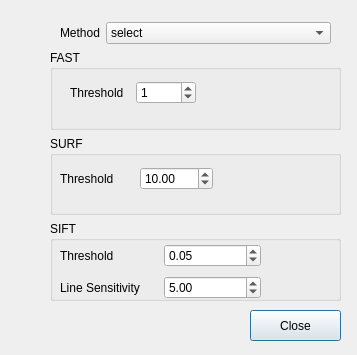
<?xml version="1.0" encoding="UTF-8"?>
<ui version="4.0">
 <class>FeaturesDialog</class>
 <widget class="QDialog" name="FeaturesDialog">
  <property name="geometry">
   <rect>
    <x>0</x>
    <y>0</y>
    <width>357</width>
    <height>355</height>
   </rect>
  </property>
  <property name="windowTitle">
   <string>Dialog</string>
  </property>
  <widget class="QPushButton" name="FeaturesCloseButton">
   <property name="geometry">
    <rect>
     <x>250</x>
     <y>310</y>
     <width>91</width>
     <height>31</height>
    </rect>
   </property>
   <property name="text">
    <string>Close</string>
   </property>
  </widget>
  <widget class="QWidget" name="layoutWidget">
   <property name="geometry">
    <rect>
     <x>50</x>
     <y>50</y>
     <width>291</width>
     <height>251</height>
    </rect>
   </property>
   <layout class="QGridLayout" name="gridLayout">
    <item row="0" column="0">
     <widget class="QGroupBox" name="groupBox_3">
      <property name="title">
       <string>FAST</string>
      </property>
      <widget class="QWidget" name="layoutWidget">
       <property name="geometry">
        <rect>
         <x>20</x>
         <y>30</y>
         <width>126</width>
         <height>26</height>
        </rect>
       </property>
       <layout class="QGridLayout" name="gridLayout_4">
        <item row="0" column="0">
         <widget class="QLabel" name="label">
          <property name="text">
           <string>Threshold</string>
          </property>
         </widget>
        </item>
        <item row="0" column="1">
         <widget class="QSpinBox" name="FastSpinBox">
          <property name="maximum">
           <number>300</number>
          </property>
          <property name="value">
           <number>1</number>
          </property>
         </widget>
        </item>
       </layout>
      </widget>
     </widget>
    </item>
    <item row="1" column="0">
     <widget class="QGroupBox" name="groupBox_2">
      <property name="title">
       <string>SURF</string>
      </property>
      <widget class="QWidget" name="layoutWidget">
       <property name="geometry">
        <rect>
         <x>10</x>
         <y>30</y>
         <width>153</width>
         <height>26</height>
        </rect>
       </property>
       <layout class="QGridLayout" name="gridLayout_3">
        <item row="0" column="0">
         <widget class="QLabel" name="label_3">
          <property name="text">
           <string>Threshold</string>
          </property>
         </widget>
        </item>
        <item row="0" column="1">
         <widget class="QDoubleSpinBox" name="SurfThreshSpinBox">
          <property name="minimum">
           <double>1.000000000000000</double>
          </property>
          <property name="maximum">
           <double>5000.000000000000000</double>
          </property>
          <property name="singleStep">
           <double>0.500000000000000</double>
          </property>
          <property name="value">
           <double>10.000000000000000</double>
          </property>
         </widget>
        </item>
       </layout>
      </widget>
     </widget>
    </item>
    <item row="2" column="0">
     <widget class="QGroupBox" name="groupBox">
      <property name="title">
       <string>SIFT</string>
      </property>
      <widget class="QWidget" name="layoutWidget">
       <property name="geometry">
        <rect>
         <x>10</x>
         <y>20</y>
         <width>201</width>
         <height>61</height>
        </rect>
       </property>
       <layout class="QGridLayout" name="gridLayout_2">
        <item row="0" column="0">
         <widget class="QLabel" name="label_4">
          <property name="text">
           <string>Threshold</string>
          </property>
         </widget>
        </item>
        <item row="0" column="1">
         <widget class="QDoubleSpinBox" name="SiftThreshSpinBox">
          <property name="minimum">
           <double>0.010000000000000</double>
          </property>
          <property name="maximum">
           <double>1.000000000000000</double>
          </property>
          <property name="singleStep">
           <double>0.010000000000000</double>
          </property>
          <property name="value">
           <double>0.050000000000000</double>
          </property>
         </widget>
        </item>
        <item row="1" column="0">
         <widget class="QLabel" name="label_5">
          <property name="text">
           <string>Line Sensitivity</string>
          </property>
         </widget>
        </item>
        <item row="1" column="1">
         <widget class="QDoubleSpinBox" name="SiftLineSensThreshSpinBox">
          <property name="suffix">
           <string/>
          </property>
          <property name="minimum">
           <double>1.000000000000000</double>
          </property>
          <property name="singleStep">
           <double>0.500000000000000</double>
          </property>
          <property name="value">
           <double>5.000000000000000</double>
          </property>
         </widget>
        </item>
       </layout>
      </widget>
     </widget>
    </item>
   </layout>
  </widget>
  <widget class="QWidget" name="layoutWidget">
   <property name="geometry">
    <rect>
     <x>60</x>
     <y>20</y>
     <width>271</width>
     <height>26</height>
    </rect>
   </property>
   <layout class="QGridLayout" name="gridLayout_5">
    <item row="0" column="0">
     <widget class="QLabel" name="label_2">
      <property name="sizePolicy">
       <sizepolicy hsizetype="Fixed" vsizetype="Preferred">
        <horstretch>0</horstretch>
        <verstretch>0</verstretch>
       </sizepolicy>
      </property>
      <property name="text">
       <string>Method</string>
      </property>
     </widget>
    </item>
    <item row="0" column="1">
     <widget class="QComboBox" name="FeaturesMethodCombBox">
      <item>
       <property name="text">
        <string>select</string>
       </property>
      </item>
      <item>
       <property name="text">
        <string>FAST</string>
       </property>
      </item>
      <item>
       <property name="text">
        <string>SURF</string>
       </property>
      </item>
      <item>
       <property name="text">
        <string>SIFT</string>
       </property>
      </item>
     </widget>
    </item>
   </layout>
  </widget>
 </widget>
 <resources/>
 <connections/>
</ui>
